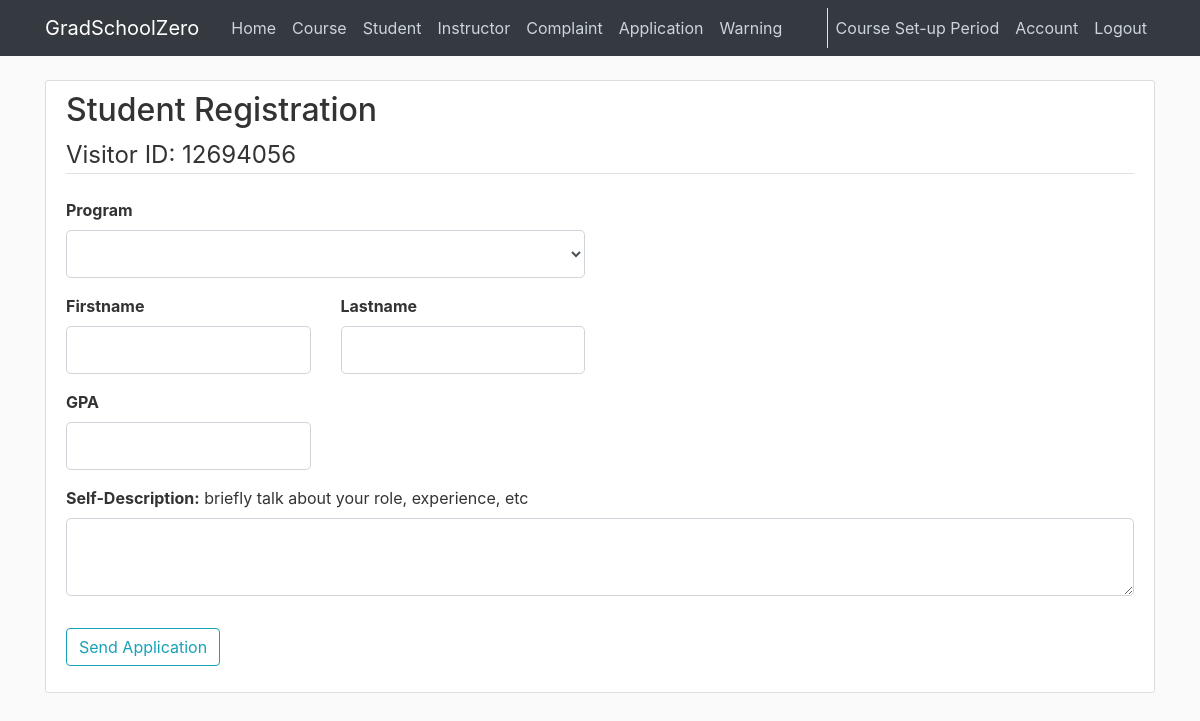
/application/student (signed in), run on an earlier commit of the app's database.
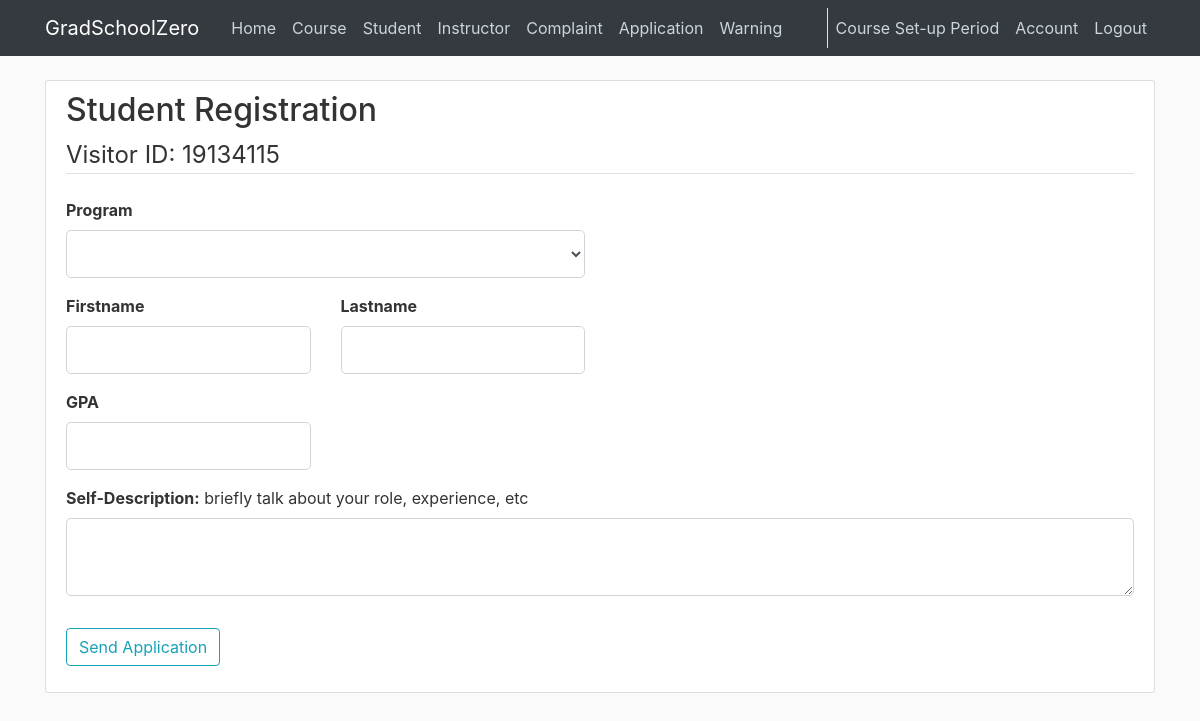
And on a later commit of the database.
### cunyzero/models.py (models this page shows, shortened)
class User(db.Model, UserMixin):
    id = db.Column(db.Integer, primary_key=True)
    username = db.Column(db.String(20), unique=True, nullable=False)
    image_file = db.Column(db.String(20), nullable=False, default='default.jpg')
    password = db.Column(db.String(60), nullable=False)
    role = db.Column(db.String(30), nullable=False, default='Visitor')
    ownerId = db.Column(db.Integer, db.ForeignKey('visitor.ownerId'), db.ForeignKey('admin.ownerId'), db.ForeignKey('student.ownerId'), db.ForeignKey('instructor.ownerId'))
    def getPeriodName(self):
        return Period.query.all()[0].getPeriodName()

### cunyzero/routes.py (the view, shortened to what this page needs)
@login_required
@app.route('/application/student', methods=['GET', 'POST'])
def student_application():#If you are not logged in and goto /application/student there will be attributeerror
    form = ApplicationForm()
    application = Application.query.filter_by(approval=None, visitor_id=current_user.ownerId).first()
    if application:
        flash(f'You have an application processing!', 'danger')
        return redirect(url_for('enrollment_application'))
    return render_template("student-application.html", title="Student Application", form=form)

### cunyzero/forms.py
class ApplicationForm(FlaskForm):
    firstname = StringField('Firstname', validators=[DataRequired()])
    lastname = StringField('Lastname', validators=[DataRequired()])
    intro = TextAreaField('Self-Description', default="", validators=[Length(0, 300)])
    GPA = DecimalField('GPA', validators=[DataRequired(), NumberRange(min=0,max=4.0)])
    program = QuerySelectMultipleField(
        'Program',
        allow_blank=True,
        query_factory = lambda: Program.query,
        widget=widgets.Select(multiple=False),
        get_label='name'
    )
    submit = SubmitField('Send Application')

### cunyzero/models.py (called while the page is built, shortened)
@login_manager.user_loader
def load_user(user_id):
    return User.query.get(int(user_id))

    def getPeriodName(self):# returns set-up, registration, running, or grading period
        remainder = self.period % 4
        if remainder==0:
            return "Course Set-up Period"

### cunyzero/templates/student-application.html (shortened to what the changed rows need)
{% extends "layout.html"%}
{% block content %}
    <div class="content-section">
        <form method="POST", action="">
            <fieldset class="form-group">
                <legend class="h2">Student Registration</legend>
                <legend class="border-bottom mb-4 ">Visitor ID: {{ current_user.ownerId }} </legend>
                <div class="row">
                    <div class="form-group col-md-6">
                    </div>
                </div>
                <div class="row">
                    <div class="form-group col-md-3">
                    </div>
                    <div class="form-group col-md-3">
                    </div>
                </div>
                <div class="row">
                    <div class="form-group col-md-3">
                    </div>
                </div>
                <div class="form-group">
                    <strong>{{ form.intro.label(class="form-control-label") }}:</strong> briefly talk about your role, experience, etc
                    {% if form.intro.errors %}
                            {{ form.intro(class="form-control form-control-lg is-invalid") }}
                            <div class="invalid-feedback">
                                {% for error in form.intro.errors %}
                                    <span>{{ error }}</span>
                                {% endfor%}
                            </div>
                        {% else %}
                            {{ form.intro(class="form-control form-control-lg") }}
                    {% endif %}
                </div>
            </fieldset>
        </form>
    </div>
{% endblock content %}

What changed in the data, as far as the page shows it:
changed User: ownerId "12694056" → "19134115"
